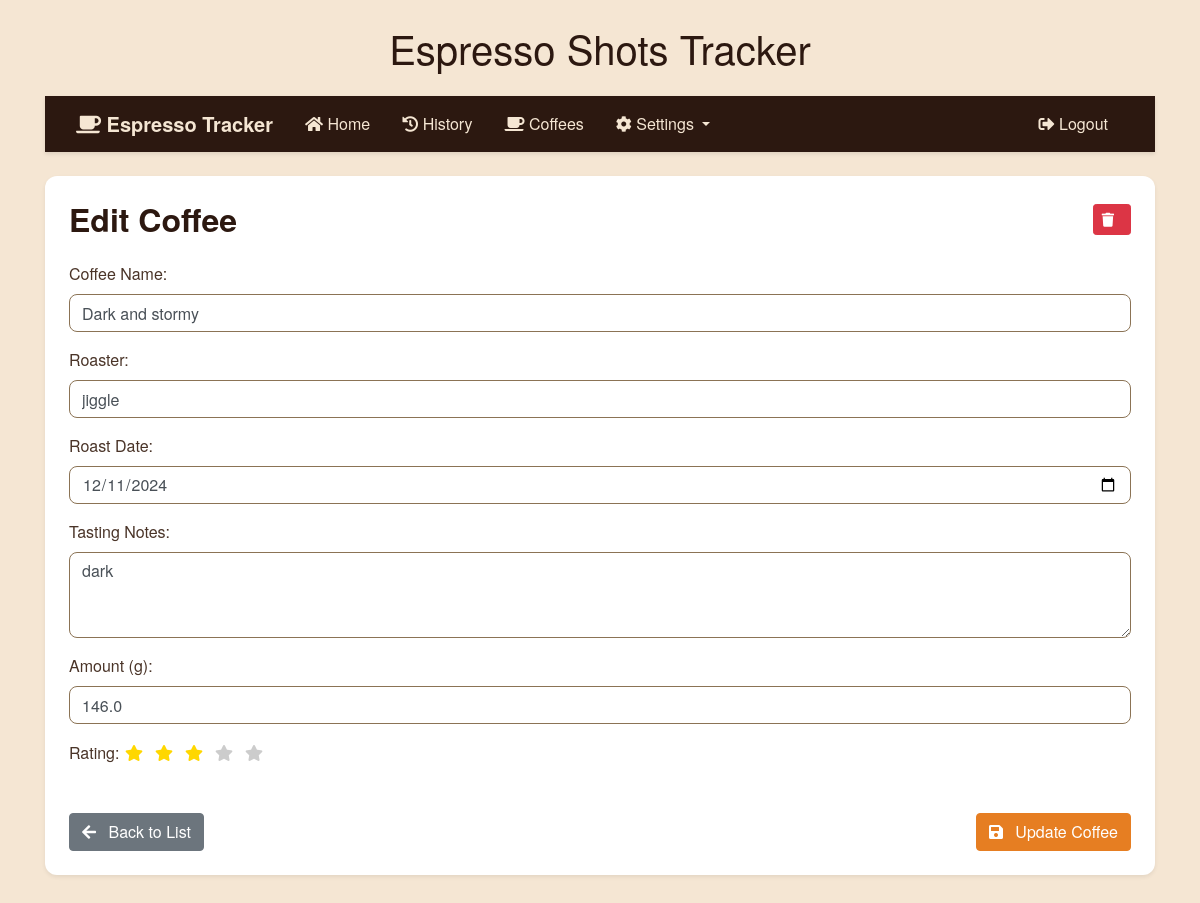
Screenshot of /edit_coffee/2 (signed in) with the database file from the repository.
### models.py (models this page shows, shortened)
class Coffee(db.Model):
    id = db.Column(db.Integer, primary_key=True)
    user_id = db.Column(db.Integer, db.ForeignKey('user.id', name='fk_coffee_user'), nullable=False)
    name = db.Column(db.String(100), nullable=False)
    roaster = db.Column(db.String(100), nullable=False)
    roast_date = db.Column(db.Date, nullable=False)
    tasting_notes = db.Column(db.Text)
    grams = db.Column(db.Float, nullable=False)
    rating = db.Column(db.Integer, nullable=True)
    created_at = db.Column(db.DateTime, nullable=False, default=datetime.utcnow)

### routes.py (the view, shortened to what this page needs)
    @app.route('/edit_coffee/<int:coffee_id>', methods=['GET', 'POST'])
    @login_required
    def edit_coffee(coffee_id):
        coffee = Coffee.query.get_or_404(coffee_id)
        if coffee.user_id != current_user.id:
            flash('Access denied', 'error')
            return redirect(url_for('coffee_list'))
        return render_template('edit_coffee.html',
                             coffee=coffee,
                             COFFEE_SETTINGS=COFFEE_SETTINGS)

### app.py (called while the page is built)
@login_manager.user_loader
def load_user(user_id):
    return User.query.get(int(user_id))

### templates/edit_coffee.html
{% extends 'base.html' %}
{% block content %}
<div class="card shadow-sm p-4">
    <div class="d-flex justify-content-between align-items-center mb-4">
        <h2 class="card-title mb-0">Edit Coffee</h2>
        <form method="POST"
              action="{{ url_for('delete_coffee', coffee_id=coffee.id) }}"
              class="d-inline"
              onsubmit="return confirm('Are you sure you want to delete this coffee?');">
            <button type="submit" class="btn btn-danger btn-sm">
                <i class="fas fa-trash"></i>
            </button>
        </form>
    </div>
    <form method="POST">
        <div class="form-group">
            <label for="name">Coffee Name:</label>
            <input type="text"
                   class="form-control"
                   id="name"
                   name="name"
                   value="{{ coffee.name }}"
                   required>
        </div>
        <div class="form-group">
            <label for="roaster">Roaster:</label>
            <input type="text"
                   class="form-control"
                   id="roaster"
                   name="roaster"
                   value="{{ coffee.roaster }}"
                   required>
        </div>
        <div class="form-group">
            <label for="roast_date">Roast Date:</label>
            <input type="date"
                   class="form-control"
                   id="roast_date"
                   name="roast_date"
                   value="{{ coffee.roast_date.strftime('%Y-%m-%d') }}"
                   required>
        </div>
        <div class="form-group">
            <label for="tasting_notes">Tasting Notes:</label>
            <textarea class="form-control"
                      id="tasting_notes"
                      name="tasting_notes"
                      rows="3">{{ coffee.tasting_notes }}</textarea>
        </div>
        <div class="form-group">
            <label for="grams">Amount ({{ COFFEE_SETTINGS['GRAMS']['unit'] }}):</label>
            <input type="number"
                   class="form-control"
                   id="grams"
                   name="grams"
                   min="{{ COFFEE_SETTINGS['GRAMS']['min'] }}"
                   max="{{ COFFEE_SETTINGS['GRAMS']['max'] }}"
                   step="{{ COFFEE_SETTINGS['GRAMS']['step'] }}"
                   value="{{ coffee.grams }}"
                   required>
        </div>
        <div class="form-group">
            <label>Rating:</label>
            <div class="star-rating">
                <form method="POST" class="d-inline" style="white-space: nowrap;">
                    {% for i in range(1, 6) %}
                    <button type="submit"
                            formaction="{{ url_for('rate_coffee', coffee_id=coffee.id, rating=i) }}"
                            class="btn btn-link p-0 m-0"
                            style="color: {% if coffee.rating and i <= coffee.rating %}#ffd700{% else %}#ccc{% endif %}">
                        <i class="fas fa-star"></i>
                    </button>
                    {% endfor %}
                </form>
            </div>
        </div>
        <div class="d-flex justify-content-between mt-4">
            <a href="{{ url_for('coffee_list') }}" class="btn btn-secondary">
                <i class="fas fa-arrow-left"></i> Back to List
            </a>
            <button type="submit" class="btn btn-burnt-orange">
                <i class="fas fa-save"></i> Update Coffee
            </button>
        </div>
    </form>
</div>
{% endblock %}

### static/style.css (style rules this page uses)
:root { --coffee-dark: #2C1810; --coffee-medium: #4A3428; --coffee-light: #8B7355; --crema: #D4B16A; --foam: #F5E6D3; --accent: #E67E22; }
body { font-family: 'Helvetica Neue', Arial, sans-serif; background-color: var(--foam); margin-bottom: 60px; }
h1, h2 { color: var(--coffee-dark); }
.card { border: none; border-radius: 12px; box-shadow: 0 4px 6px rgba(0, 0, 0, 0.1); background-color: white; }
.btn-burnt-orange { background-color: var(--accent); border-color: var(--accent); color: white; }
.form-control { border-radius: 8px; border: 1px solid var(--coffee-light); }
.card-title { color: var(--coffee-dark); font-weight: 600; }
a { color: var(--accent); }
label { color: var(--coffee-medium); font-weight: 500; }
.btn i { margin-right: 0.5rem; }
.card-title { display: flex; align-items: center; margin-bottom: 0.5rem; }
.star-rating { display: inline-flex; align-items: center; gap: 2px; }
.star-rating .btn-link { text-decoration: none; transition: transform 0.1s; }

### rows the page displays
Coffee: name "Dark and stormy", roaster "jiggle", roast_date "12/11/2024", tasting_notes "dark", grams "146.0"

### other values shown
{{ COFFEE_SETTINGS['GRAMS']['unit'] }} "g"
